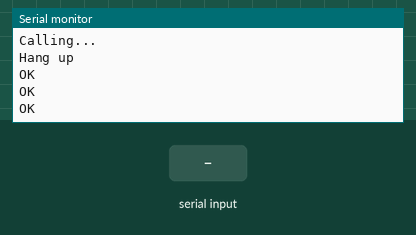
This sketch was run on a simulated Arduino Uno, built with avr-gcc and run on an emulated ATmega328P. Parts: the last lines printed to the serial monitor. Inputs (shaded band) come from the test bench. The modem accepts every AT command (registered, SIM ready, sends succeed) and sends nothing else.

Above: at 19.7 s.
19.8 s: "1" received over the second serial link
At 21.0 s:
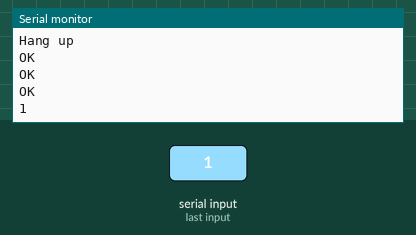
21.3 s: "0" received over the second serial link
At 22.3 s:
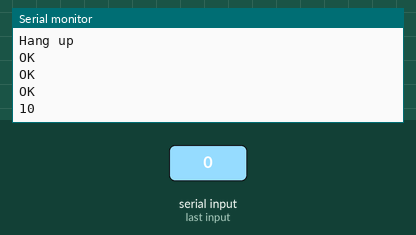

The sketch:

SIM800L_TEST.ino
```cpp
#include <SoftwareSerial.h>

#define RX_PIN 2   // SIM800 TX -> Arduino 2
#define TX_PIN 3   // SIM800 RX -> Arduino 3

SoftwareSerial sim800(RX_PIN, TX_PIN);

// Your number:
const char PHONE_NUMBER[] = "+919163081411";

void setup() {
  Serial.begin(9600);
  sim800.begin(9600);

  delay(3000);               // wait for module to boot

  sim800.println("AT");      // test
  delay(500);

  // ----- MAKE CALL -----
  sim800.print("ATD");
  sim800.print(PHONE_NUMBER);
  sim800.println(";");
  Serial.println("Calling...");

  delay(15000);              // ring for 15 seconds

  // ----- HANG UP -----
  sim800.println("ATH");
  Serial.println("Hang up");
}

void loop() {
  // pass serial data for debugging
  if (sim800.available()) Serial.write(sim800.read());
  if (Serial.available()) sim800.write(Serial.read());
}
```

Measured:
- after the input at 19.8 s, the serial monitor: prints a new line at once (image 1)
- after the input at 21.3 s, the serial monitor: prints a new line at once (image 2)
